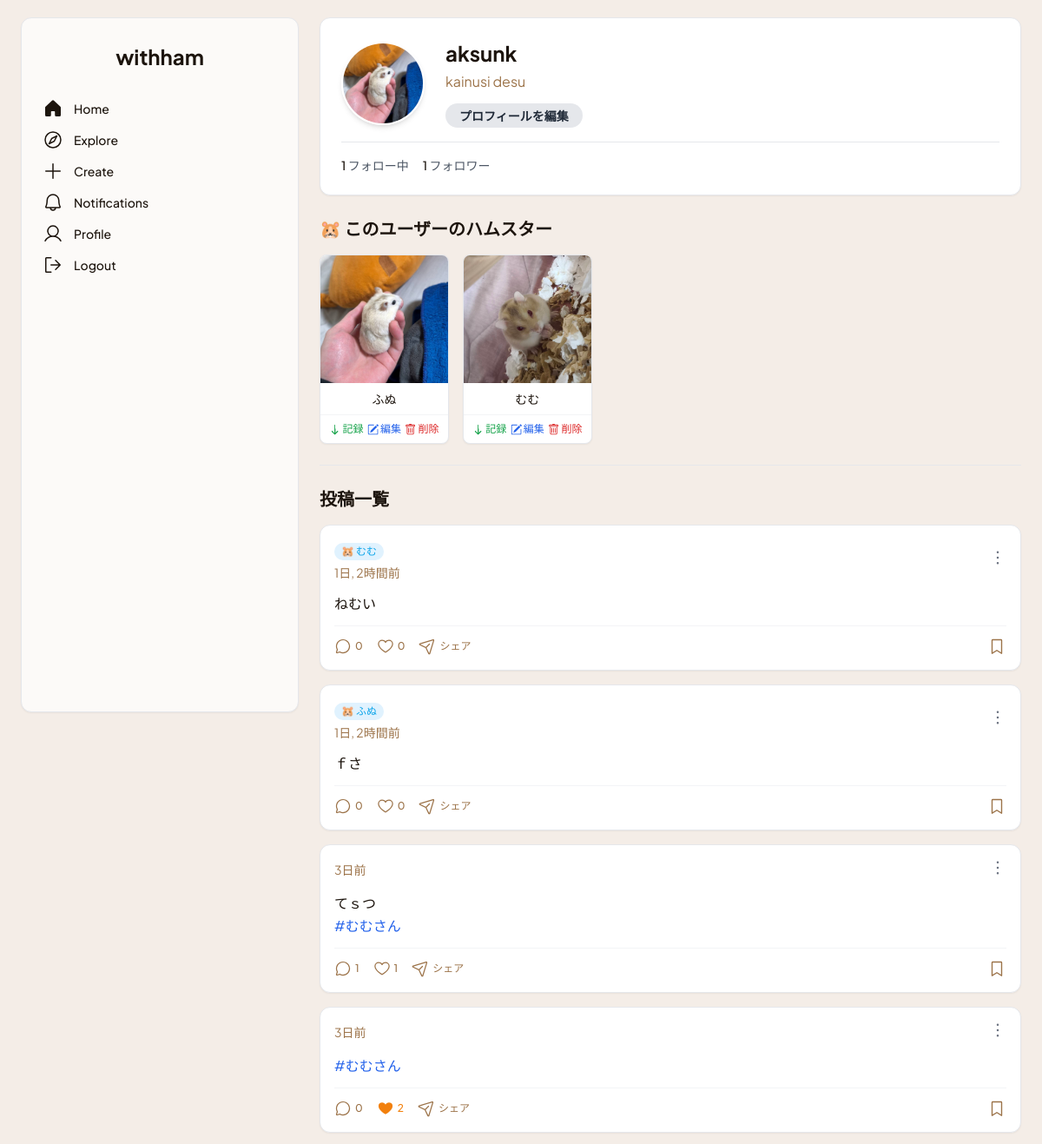
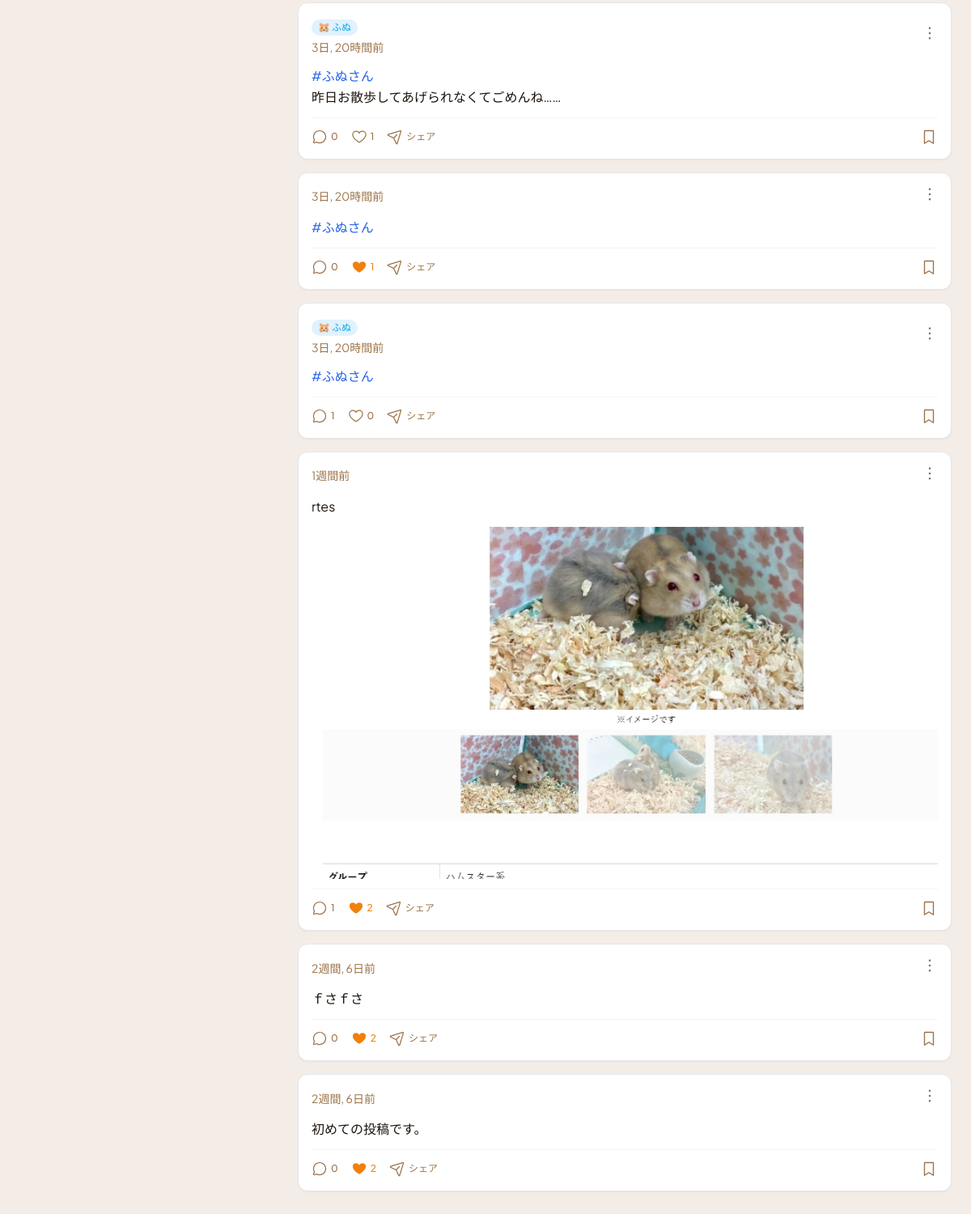
/users/1/ (signed in), run on the app's committed database (2 pictures, top to bottom).
### withham/models.py (models this page shows, shortened)
class UserProfile(models.Model):
    user = models.OneToOneField(User, on_delete=models.CASCADE, related_name='profile')
    bio = models.TextField("自己紹介", blank=True, null=True)
    avatar = models.ImageField("プロフィール画像", upload_to='avatars/', null=True, blank=True)
    following = models.ManyToManyField(User, related_name='followers', symmetrical=False, blank=True)

class Hamster(models.Model):
    owner = models.ForeignKey(User, on_delete=models.CASCADE, related_name='hamsters', verbose_name='飼い主')
    name = models.CharField('名前', max_length=100)
    breed = models.CharField('種類', max_length=50, blank=True, null=True)
    birthday = models.DateField('誕生日', blank=True, null=True)
    GENDER_CHOICES = [('M', '男の子'), ('F', '女の子'), ('U', '不明')]
    gender = models.CharField('性別', max_length=1, choices=GENDER_CHOICES, default='U')
    profile_text = models.TextField('プロフィール', blank=True, null=True)
    profile_image = models.ImageField('プロフィール画像', upload_to='hamster_images/', blank=True, null=True)
    created_at = models.DateTimeField('登録日時', default=timezone.now)
    class Meta:
        verbose_name = 'ハムスター'
        verbose_name_plural = 'ハムスター'

class Post(models.Model):
    author = models.ForeignKey(User, on_delete=models.CASCADE, related_name='posts', verbose_name='投稿者')
    hamster = models.ForeignKey(Hamster, on_delete=models.SET_NULL, blank=True, null=True, related_name='posts', verbose_name='関連ハムスター')
    text = models.TextField('本文')
    image = models.ImageField('画像', upload_to='post_images/', blank=True, null=True)
    created_at = models.DateTimeField('投稿日時', default=timezone.now)
    likes = models.ManyToManyField(User, related_name='liked_posts', blank=True, verbose_name='いいねしたユーザー')
    tags = models.ManyToManyField(Tag, blank=True, related_name='posts', verbose_name='タグ')
    post_as_hamster = models.BooleanField("ハムスターとして投稿", default=False)
    class Meta:
        verbose_name = '投稿'
        verbose_name_plural = '投稿'
        ordering = ['-created_at']

### withham/views.py (the view)
# urls.py: path('users/<int:pk>/', views.profile_detail, name='profile_detail'),
def profile_detail(request, pk):
    target_user = get_object_or_404(User, pk=pk)
    posts = Post.objects.filter(author=target_user).order_by('-created_at')
    hamsters = Hamster.objects.filter(owner=target_user)
    is_following = False
    following_count = 0
    followers_count = 0
    try:
        profile = target_user.profile
        following_count = profile.following.count()
        followers_count = target_user.followers.count()
        if request.user.is_authenticated:
            is_following = request.user.profile.following.filter(pk=target_user.pk).exists()
    except UserProfile.DoesNotExist:
        pass
    context = { 'target_user': target_user, 'posts': posts, 'hamsters': hamsters, 'is_following': is_following, 'following_count': following_count, 'followers_count': followers_count, }
    return render(request, 'withham/profile_detail.html', context)

### withham/templatetags/withham_tags.py (called while the page is built)
@register.filter(name='linkify_hashtags')
def linkify_hashtags(value):
    hashtag_pattern = r'#([\w\u3040-\u30ff\u31f0-\u31ff\u3200-\u32ff\u3300-\u33ff\u3400-\u4dbf\u4e00-\u9fff\uf900-\ufaff]+)'
    def replace_hashtag(match):
        tag_name = match.group(1)
        try:
            url = reverse('withham:hashtag_search', kwargs={'tag_name': tag_name})
            return f'<a href="{url}" class="text-blue-600 hover:underline">#{tag_name}</a>'
        except Exception:
            return f'#{tag_name}'
    linked_text = re.sub(hashtag_pattern, replace_hashtag, value)
    return mark_safe(linked_text)

### withham/templates/withham/profile_detail.html (shortened to what this page needs)
{% extends "withham/base.html" %}
{% load static %}
{% load humanize %}
{% load withham_tags %}
{% block content %}
    <div class="profile-header mb-6 p-4 sm:p-6 bg-white rounded-xl shadow-sm border border-gray-200">
        <div class="flex flex-col sm:flex-row items-center">
            <div class="flex-shrink-0 mb-4 sm:mb-0 sm:mr-6">
                {% if target_user.profile.avatar %}
                    <img src="{{ target_user.profile.avatar.url }}" class="h-24 w-24 rounded-full object-cover border-2 border-white shadow-md" alt="{{ target_user.username }}のプロフィール画像">
                {% else %}
                    <img src="{% static 'images/default_avatar.png' %}" class="h-24 w-24 rounded-full object-cover border-2 border-white shadow-md bg-gray-200" alt="デフォルトアバター">
                {% endif %}
            </div>
            <div class="flex-grow-1 text-center sm:text-left">
                <h2 class="text-2xl font-bold text-[#1c140d] mb-1">{{ target_user.username }}</h2>
                {% if target_user.profile.bio %}
                    <p class="text-[#9c7349] text-base leading-relaxed mb-3">{{ target_user.profile.bio|linebreaksbr }}</p>
                {% else %}
                    {% if request.user == target_user %}
                    <p class="text-gray-500 italic mb-3">自己紹介文を編集してみましょう！</p>
                    {% endif %}
                {% endif %}
                {% if request.user.is_authenticated %}
                    {% if request.user == target_user %}
                        <a href="{% url 'withham:profile_edit' %}" class="inline-block bg-gray-200 hover:bg-gray-300 text-gray-800 font-semibold py-1 px-4 rounded-full text-sm">プロフィールを編集</a>
                    {% endif %}
                {% endif %}
            </div>
        </div>
         <div class="mt-4 pt-4 border-t border-gray-200 flex gap-4 justify-center sm:justify-start">
            <a href="{% url 'withham:following_list' target_user.pk %}" class="text-sm text-gray-600 hover:underline">
                <strong class="font-medium text-[#1c140d]">{{ following_count }}</strong> フォロー中
            </a>
            <a href="{% url 'withham:followers_list' target_user.pk %}" class="text-sm text-gray-600 hover:underline">
                <strong class="font-medium text-[#1c140d]">{{ followers_count }}</strong> フォロワー
            </a>
        </div>
    </div>
    <div class="hamster-section mb-6">
        <h3 class="text-xl font-bold text-[#1c140d] mb-4">🐹 このユーザーのハムスター</h3>
        <div class="grid grid-cols-2 sm:grid-cols-3 md:grid-cols-4 lg:grid-cols-5 gap-4">
            {% for hamster in hamsters %}
                <div class="bg-white rounded-lg shadow-sm overflow-hidden border border-gray-200 text-center flex flex-col">
                    <a href="{% url 'withham:health_log_list' hamster.pk %}" class="block group relative flex-grow">
                        {% if hamster.profile_image %}
                            <img src="{{ hamster.profile_image.url }}" class="w-full aspect-square object-cover group-hover:opacity-90 transition-opacity" alt="{{ hamster.name }}">
                        {% else %}
                            <img src="{% static 'images/default_hamster_icon.svg' %}" class="w-full aspect-square object-contain p-4 bg-gray-100 group-hover:opacity-90 transition-opacity" alt="デフォルト画像">
                        {% endif %}
                        <div class="p-2">
                            <h4 class="text-sm font-medium text-[#1c140d] truncate">{{ hamster.name }}</h4>
                        </div>
                    </a>
                    {% if request.user == target_user %}
                    <div class="p-2 border-t border-gray-100 flex justify-around items-center text-xs">
                        <a href="{% url 'withham:health_log_create' hamster.pk %}" class="text-green-600 hover:text-green-800 font-medium" title="記録する">
                            <span class="hidden sm:inline">記録</span>
                        </a>
                        <a href="{% url 'withham:hamster_edit' hamster.pk %}" class="text-blue-600 hover:text-blue-800 font-medium" title="編集">
                            <span class="hidden sm:inline">編集</span>
                        </a>
                        <a href="{% url 'withham:hamster_delete' hamster.pk %}" class="text-red-600 hover:text-red-800 font-medium" title="削除">
                             <span class="hidden sm:inline">削除</span>
                        </a>
                    </div>
                    {% endif %}
                </div>
            {% endfor %}
        </div>
        <hr class="my-6 border-gray-200">
    </div>
    <h3 class="text-xl font-bold text-[#1c140d] mb-4">投稿一覧</h3>
    {% for post in posts %}
        <div class="bg-white rounded-xl shadow-sm mb-4 border border-gray-200">
            <div class="p-4">
                <div class="flex justify-between items-center mb-3">
                    <div class="flex items-center gap-3">
                        <div>
                            {% if post.hamster %}
                                 <span class="inline-block bg-[#e0f2fe] text-[#0ea5e9] text-xs font-medium px-2 py-0.5 rounded-full">🐹 {{ post.hamster.name }}</span>
                            {% endif %}
                            <a href="{% url 'withham:post_detail' post.pk %}" class="block text-[#9c7349] text-sm font-normal leading-normal hover:underline {% if post.hamster %}mt-1{% endif %}">{{ post.created_at|timesince }}前</a>
                        </div>
                    </div>
                     {% if request.user == post.author %}
                     <div x-data="{ open: false }" class="ml-auto relative">
                         <button @click="open = !open" class="text-gray-500 hover:text-gray-700 focus:outline-none">
                              <svg xmlns="http://www.w3.org/2000/svg" width="20px" height="20px" fill="currentColor" viewBox="0 0 256 256"><path d="M144,128a16,16,0,1,1-16-16A16,16,0,0,1,144,128ZM128,64a16,16,0,1,0-16-16A16,16,0,0,0,128,64Zm0,128a16,16,0,1,0,16,16A16,16,0,0,0,128,192Z"></path></svg>
                         </button>
                     </div>
                     {% endif %}
                </div>
                {% if post.text %}
                    <p class="text-[#1c140d] text-base leading-relaxed my-3">{{ post.text|linkify_hashtags|linebreaksbr }}</p>
                {% endif %}
                {% if post.image %}
                    <div class="my-3 cursor-pointer open-modal-trigger" data-full-src="{{ post.image.url }}">
                        <div class="aspect-video w-full overflow-hidden rounded-lg bg-gray-100">
                            <img src="{{ post.image.url }}"
                                 class="w-full h-full object-cover"
                                 alt="投稿画像 {{ post.id }}">
                        </div>
                    </div>
                {% endif %}
                <div class="flex items-center gap-4 text-[#9c7349] pt-3 border-t border-gray-100">
                     <a href="{% url 'withham:post_detail' post.pk %}#comment-form" class="flex items-center gap-1 hover:text-[#1c140d]">
                        <span class="text-xs font-medium">{{ post.comments.count }}</span>
                    </a>
                    {% if user.is_authenticated %}
                    <button type="button"
                            class="like-button flex items-center gap-1 {% if user in post.likes.all %}text-[#f2800d]{% else %}text-[#9c7349] hover:text-[#f2800d]{% endif %}"
                            data-post-id="{{ post.pk }}"
                            data-like-url="{% url 'withham:toggle_like' post.pk %}">
                        <svg class="like-icon" xmlns="http://www.w3.org/2000/svg" width="20px" height="20px" fill="currentColor" viewBox="0 0 256 256">
                            {% if user in post.likes.all %}
                                <path d="M128,216S24,160,24,94A54,54,0,0,1,78,40c22.59,0,41.94,12.31,50,32,8.06-19.69,27.41-32,50-32a54,54,0,0,1,54,54C232,160,128,216,128,216Z"></path>
                            {% else %}
                                <path d="M178,32c-20.65,0-38.73,8.88-50,23.89C116.73,40.88,98.65,32,78,32A62.07,62.07,0,0,0,16,94c0,70,103.79,126.66,108.21,129a8,8,0,0,0,7.58,0C136.21,220.66,240,164,240,94A62.07,62.07,0,0,0,178,32ZM128,206.8C109.74,196.16,32,147.69,32,94A46.06,46.06,0,0,1,78,48c19.45,0,35.78,10.36,42.6,27a8,8,0,0,0,14.8,0c6.82-16.67,23.15-27,42.6-27a46.06,46.06,0,0,1,46,46C224,147.61,146.24,196.15,128,206.8Z"></path>
                            {% endif %}
                        </svg>
                        <span class="like-count text-xs font-medium">{{ post.likes.count }}</span>
                    </button>
                    {% endif %}
                    <button type="button" class="flex items-center gap-1 hover:text-[#1c140d]">
                        <span class="text-xs font-medium">シェア</span>
                    </button>
                     <button type="button" class="ml-auto hover:text-[#1c140d]">
                         <svg xmlns="http://www.w3.org/2000/svg" width="22px" height="22px" fill="currentColor" viewBox="0 0 256 256"><path d="M184,32H72A16,16,0,0,0,56,48V224a8,8,0,0,0,12.24,6.78L128,193.43l59.76,37.35A8,8,0,0,0,200,224V48A16,16,0,0,0,184,32Zm0,177.57l-51.76-32.35a8,8,0,0,0-8.48,0L72,209.57V48H184Z"></path></svg>
                    </button>
                </div>
            </div>
        </div>
    {% empty %}
        <div class="bg-blue-50 border border-blue-200 text-blue-800 px-4 py-3 rounded-lg relative" role="alert">
            <strong class="font-bold">お知らせ:</strong>
            <span class="block sm:inline">まだ投稿がありません。</span>
        </div>
    {% endfor %}
{% endblock %}

### withham/templates/withham/base.html (style rules this page uses)
@media (min-width: 1024px) { aside a, .bottom-nav a, main a:not(.like-button):not(.comment-button) { pointer-events: auto; } }

### data on the page
Hamster: profile_image (picture), name "ふぬ"
Hamster: profile_image (picture), name "むむ"
Post: hamster.name "むむ", created_at "1日, 2時間", text|linkify_hashtags "ねむい", comments.count "0", likes.count "0"
Post: hamster.name "ふぬ", created_at "1日, 2時間", text|linkify_hashtags "ｆさ", comments.count "0", likes.count "0"
Post: created_at "3日", text|linkify_hashtags "てｓつ #むむさん", comments.count "1", likes.count "1"
Post: created_at "3日", text|linkify_hashtags "#むむさん", comments.count "0", likes.count "2"
Post: hamster.name "ふぬ", created_at "3日, 20時間", text|linkify_hashtags "#ふぬさん 昨日お散歩してあげられなくてごめんね……", comments.count "0", likes.count "1"
Post: created_at "3日, 20時間", text|linkify_hashtags "#ふぬさん", comments.count "0", likes.count "1"
Post: hamster.name "ふぬ", created_at "3日, 20時間", text|linkify_hashtags "#ふぬさん", comments.count "1", likes.count "0"
Post: created_at "1週間", text|linkify_hashtags "rtes", image (picture), comments.count "1", likes.count "2"
Post: created_at "2週間, 6日", text|linkify_hashtags "ｆさｆさ", comments.count "0", likes.count "2"
Post: created_at "2週間, 6日", text|linkify_hashtags "初めての投稿です。", comments.count "0", likes.count "2"

### other printed values
{{ target_user.username }} "aksunk"
{{ target_user.profile.bio|linebreaksbr }} "kainusi desu"
{{ following_count }} "1"
{{ followers_count }} "1"
